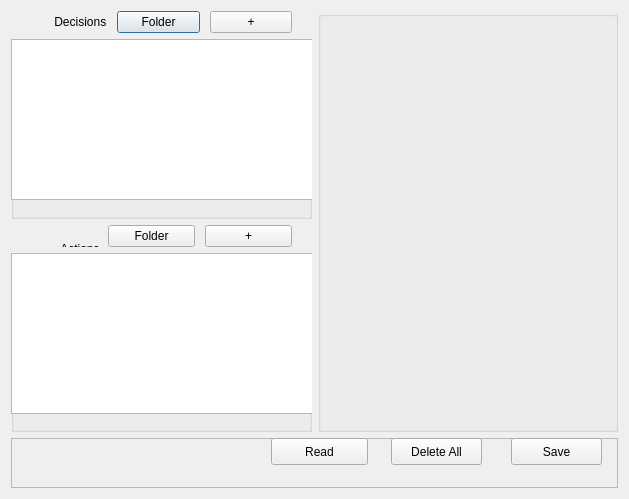
<?xml version="1.0" encoding="UTF-8"?>
<ui version="4.0">
 <class>Dialog</class>
 <widget class="QDialog" name="Dialog">
  <property name="geometry">
   <rect>
    <x>0</x>
    <y>0</y>
    <width>629</width>
    <height>499</height>
   </rect>
  </property>
  <property name="windowTitle">
   <string>Dialog</string>
  </property>
  <layout class="QVBoxLayout" name="verticalLayout_9">
   <item>
    <layout class="QHBoxLayout" name="horizontalLayout">
     <item>
      <layout class="QVBoxLayout" name="verticalLayout_3">
       <item>
        <layout class="QVBoxLayout" name="verticalLayout_4" stretch="2,8">
         <item>
          <layout class="QHBoxLayout" name="DecisionButtonLayout">
           <property name="spacing">
            <number>10</number>
           </property>
           <property name="rightMargin">
            <number>20</number>
           </property>
           <item>
            <widget class="QLabel" name="DecisionLabel">
             <property name="text">
              <string>             Decisions</string>
             </property>
            </widget>
           </item>
           <item>
            <widget class="QPushButton" name="DecisionFolderButton">
             <property name="text">
              <string>Folder</string>
             </property>
            </widget>
           </item>
           <item>
            <widget class="QPushButton" name="DecisionPlusButton">
             <property name="text">
              <string>+</string>
             </property>
            </widget>
           </item>
          </layout>
         </item>
         <item>
          <layout class="QGridLayout" name="DecisionLayout">
           <item row="0" column="0">
            <widget class="QGroupBox" name="groupBox">
             <property name="title">
              <string/>
             </property>
             <widget class="QListWidget" name="DecisionList">
              <property name="geometry">
               <rect>
                <x>0</x>
                <y>0</y>
                <width>321</width>
                <height>161</height>
               </rect>
              </property>
             </widget>
            </widget>
           </item>
          </layout>
         </item>
        </layout>
       </item>
       <item>
        <layout class="QVBoxLayout" name="verticalLayout_8" stretch="2,8">
         <item>
          <layout class="QHBoxLayout" name="ActionButtonLayout">
           <property name="spacing">
            <number>10</number>
           </property>
           <property name="sizeConstraint">
            <enum>QLayout::SetDefaultConstraint</enum>
           </property>
           <property name="rightMargin">
            <number>20</number>
           </property>
           <property name="bottomMargin">
            <number>0</number>
           </property>
           <item>
            <widget class="QWidget" name="widget" native="true">
             <widget class="QLabel" name="ActionLabel">
              <property name="geometry">
               <rect>
                <x>0</x>
                <y>0</y>
                <width>101</width>
                <height>47</height>
               </rect>
              </property>
              <property name="text">
               <string>               Actions</string>
              </property>
             </widget>
            </widget>
           </item>
           <item>
            <widget class="QPushButton" name="ActionFolderButton">
             <property name="sizePolicy">
              <sizepolicy hsizetype="Minimum" vsizetype="Fixed">
               <horstretch>0</horstretch>
               <verstretch>0</verstretch>
              </sizepolicy>
             </property>
             <property name="text">
              <string>Folder</string>
             </property>
            </widget>
           </item>
           <item>
            <widget class="QPushButton" name="ActionPlusButton">
             <property name="mouseTracking">
              <bool>false</bool>
             </property>
             <property name="text">
              <string>+</string>
             </property>
            </widget>
           </item>
          </layout>
         </item>
         <item>
          <layout class="QGridLayout" name="ActionGrid">
           <item row="0" column="0">
            <widget class="QGroupBox" name="groupBox_2">
             <property name="title">
              <string/>
             </property>
             <widget class="QListWidget" name="ActionList">
              <property name="geometry">
               <rect>
                <x>0</x>
                <y>0</y>
                <width>321</width>
                <height>161</height>
               </rect>
              </property>
             </widget>
            </widget>
           </item>
          </layout>
         </item>
        </layout>
       </item>
      </layout>
     </item>
     <item>
      <layout class="QVBoxLayout" name="verticalLayout">
       <item>
        <layout class="QVBoxLayout" name="verticalLayout_2">
         <item>
          <widget class="QGroupBox" name="groupBox_3">
           <property name="acceptDrops">
            <bool>true</bool>
           </property>
           <property name="autoFillBackground">
            <bool>true</bool>
           </property>
           <property name="title">
            <string/>
           </property>
          </widget>
         </item>
        </layout>
       </item>
      </layout>
     </item>
    </layout>
   </item>
   <item>
    <widget class="QFrame" name="frame">
     <property name="minimumSize">
      <size>
       <width>50</width>
       <height>50</height>
      </size>
     </property>
     <property name="frameShape">
      <enum>QFrame::StyledPanel</enum>
     </property>
     <property name="frameShadow">
      <enum>QFrame::Raised</enum>
     </property>
     <widget class="QPushButton" name="SaveButton">
      <property name="geometry">
       <rect>
        <x>500</x>
        <y>0</y>
        <width>91</width>
        <height>27</height>
       </rect>
      </property>
      <property name="sizePolicy">
       <sizepolicy hsizetype="Maximum" vsizetype="Fixed">
        <horstretch>0</horstretch>
        <verstretch>0</verstretch>
       </sizepolicy>
      </property>
      <property name="layoutDirection">
       <enum>Qt::LeftToRight</enum>
      </property>
      <property name="text">
       <string>Save</string>
      </property>
     </widget>
     <widget class="QPushButton" name="DeleteAllButton">
      <property name="enabled">
       <bool>true</bool>
      </property>
      <property name="geometry">
       <rect>
        <x>380</x>
        <y>0</y>
        <width>91</width>
        <height>27</height>
       </rect>
      </property>
      <property name="sizePolicy">
       <sizepolicy hsizetype="Maximum" vsizetype="Maximum">
        <horstretch>0</horstretch>
        <verstretch>0</verstretch>
       </sizepolicy>
      </property>
      <property name="maximumSize">
       <size>
        <width>16777215</width>
        <height>16777215</height>
       </size>
      </property>
      <property name="text">
       <string>Delete All</string>
      </property>
     </widget>
     <widget class="QPushButton" name="ReadButton">
      <property name="geometry">
       <rect>
        <x>260</x>
        <y>0</y>
        <width>97</width>
        <height>27</height>
       </rect>
      </property>
      <property name="text">
       <string>Read</string>
      </property>
     </widget>
     <zorder>DeleteAllButton</zorder>
     <zorder>SaveButton</zorder>
     <zorder>ReadButton</zorder>
    </widget>
   </item>
  </layout>
 </widget>
 <resources/>
 <connections/>
</ui>
